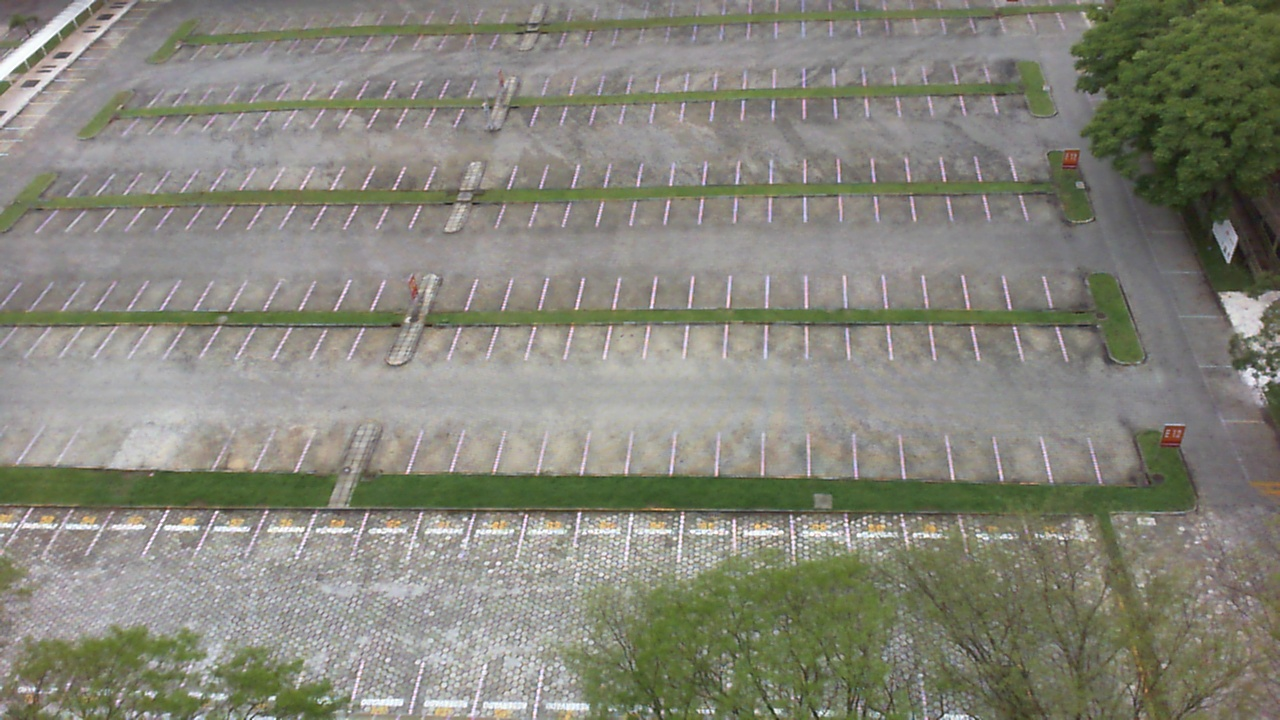
#> input picture data/samples/cloudy_2012-10-12_08_52_37.jpg, 1280 x 720 px
$ python -i features.py   (imports and definitions only)   (older library calls are emulated)
#> lines starting #> are read from the running program, lines starting #| are printed output that depends on the picture
# features.py - Feature Extraction
"""
Extract numerical features from parking slot images for occupancy estimation.

Functions:
    compute_edge_density()        - ρ_e: Canny edge pixels / total pixels
    compute_foreground_ratio()    - ρ_f: white pixels / total pixels
    compute_gradient_magnitude()  - ḡ: mean Sobel gradient magnitude
    compute_local_variance()      - σ²: variance of pixel intensities
    compute_largest_component()   - α: largest connected component / total
    compute_intensity_std()       - σ_I: standard deviation of intensities
    compute_otsu_separability()   - η: Otsu between-class variance ratio
    compute_mean_saturation()     - S̄: mean saturation in HSV
    extract_all_features()        - All 8 features for a single slot
    compute_fisher_ratio()        - Fisher discriminant ratio per feature

Theory:
    Features convert visual information into numbers for thresholding.
    All features are AREA-NORMALISED so they are comparable across slots.

    The physical signal we exploit:

        EMPTY SLOT                     OCCUPIED SLOT
        ─────────────────────          ─────────────────────
        Homogeneous asphalt            Heterogeneous surfaces
        Very few edges                 Dense structured edges
        Low intensity variance         High intensity variance
        Low gradient energy            High gradient energy
        Low saturation (grey)          Often saturated colour
        No large coherent blob         One large coherent blob

    EDGE DENSITY is the single strongest discriminator.
    A car is an edge factory; asphalt is not.

    Feature vector per slot:
        f_i = [ρ_e, ρ_f, ḡ, σ², α, σ_I, η, S̄]
    All normalised to [0, 1] range for weighted scoring.
"""

import cv2
import numpy as np


def compute_edge_density(gray_image, low=50, high=150, mask=None):
    """
    Compute fraction of edge pixels using Canny edge detection.

    Parameters
    ----------
    gray_image : np.ndarray
        Preprocessed grayscale image.
    low : int
        Canny lower hysteresis threshold.
    high : int
        Canny upper hysteresis threshold.
    mask : np.ndarray or None
        Binary mask to restrict computation to ROI.

    Returns
    -------
    density : float
        Edge pixel count / total pixel count (0.0 to 1.0).
    edges : np.ndarray
        Canny edge image.

    Notes
    -----
    Canny edge detection steps:
        1. Gaussian smooth (already done in preprocessing)
        2. Sobel gradients → magnitude + direction
        3. Non-maximum suppression (thin to 1-pixel ridges)
        4. Double thresholding + hysteresis:
           - Strong edges (> high): definitely edges
           - Weak edges (low < x < high): edges only if connected to strong
           - Below low: rejected

    Why Canny and not just Sobel:
    - Canny produces THIN edges (1 pixel wide) → cleaner density
    - Hysteresis links weak vehicle contours to strong ones
    - Noise edges (below low) are cleanly rejected
    """
    edges = cv2.Canny(gray_image, low, high)

    if mask is not None:
        edges = cv2.bitwise_and(edges, mask)
        total_pixels = cv2.countNonZero(mask)
    else:
        total_pixels = gray_image.size

    if total_pixels == 0:
        return 0.0, edges

    edge_pixels = cv2.countNonZero(edges)
    density = edge_pixels / total_pixels

    return density, edges


# [406 lines left out: functions compute_foreground_ratio, compute_gradient_magnitude, compute_local_variance, compute_largest_component, compute_intensity_std, compute_otsu_separability and 3 more, not called in this run]

>>> import cv2
>>> picture = cv2.imread('../data/samples/cloudy_2012-10-12_08_52_37.jpg', cv2.IMREAD_GRAYSCALE)
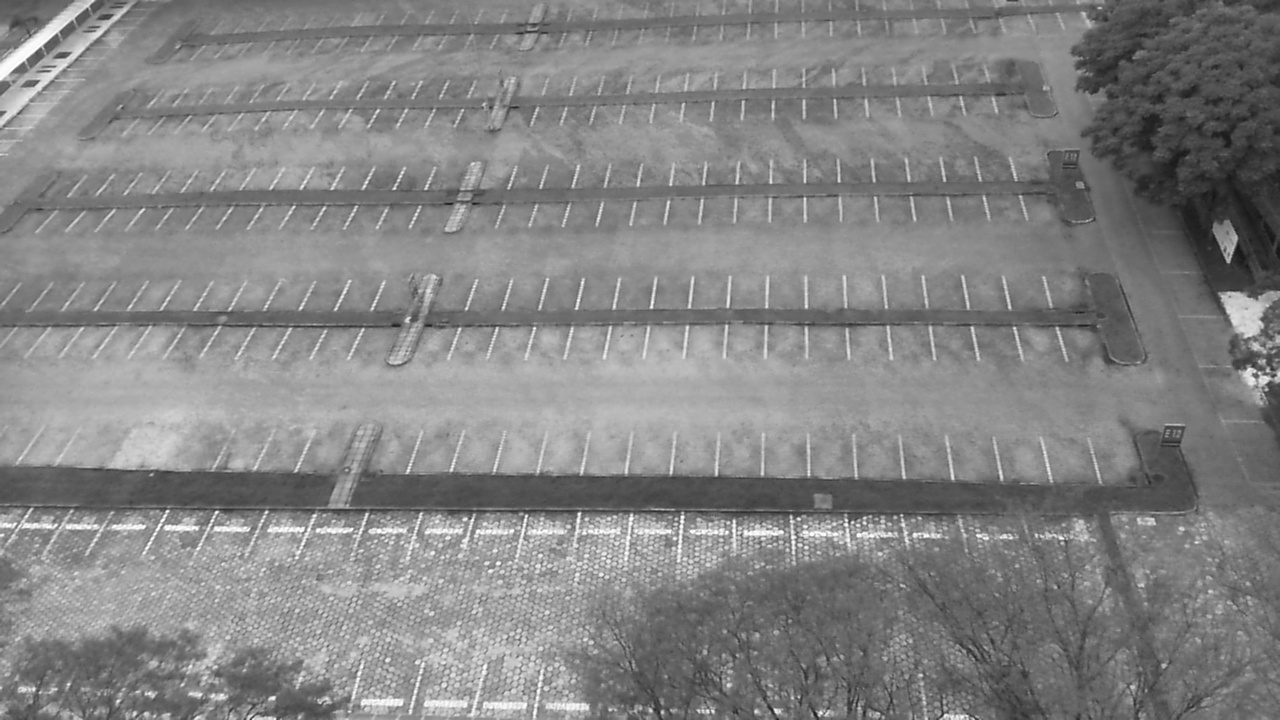
#> picture: shape (720, 1280); min 20, max 255, mean 132.2
>>> result = compute_edge_density(picture)
#> in compute_edge_density, `edges = cv2.Canny(gray_image, low, high)`:
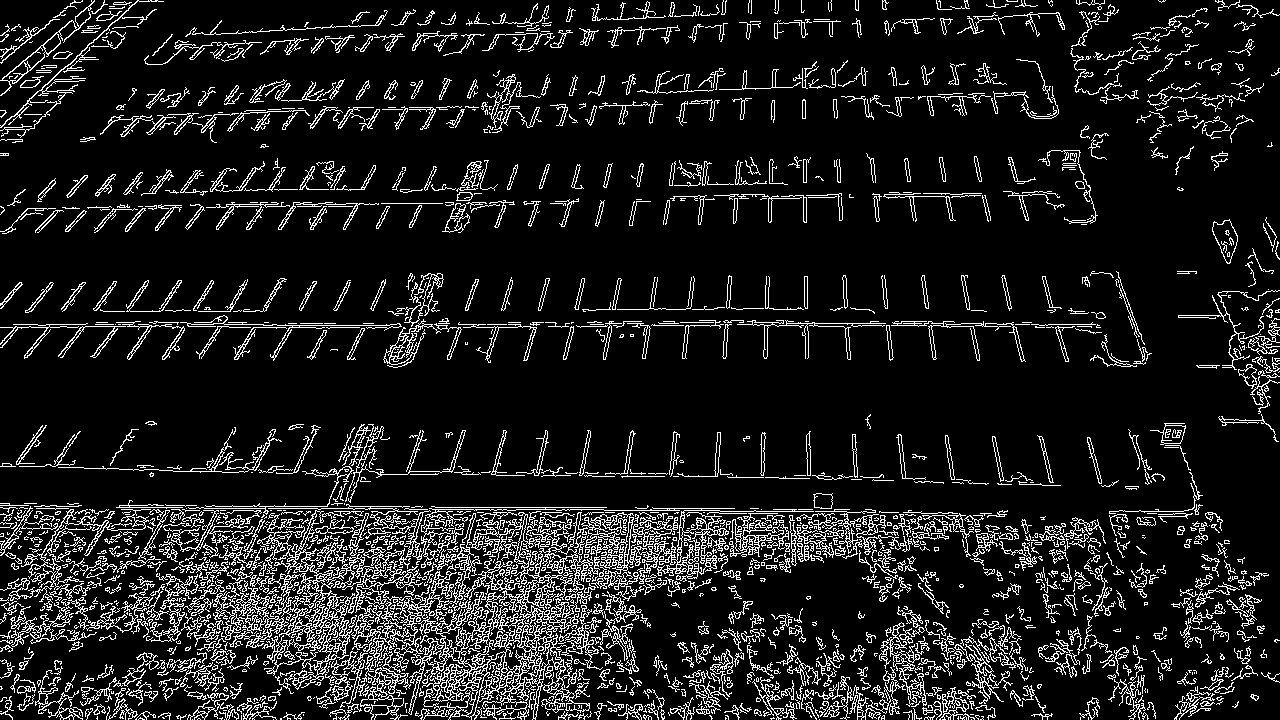
#> edges: shape (720, 1280); 11.2% white in thin lines or dots
#> in compute_edge_density, `edge_pixels = cv2.countNonZero(edges)`: edge_pixels = 103619
#> in compute_edge_density, `density = edge_pixels / total_pixels`: density = 0.112

$ run again, on data/samples/cloudy_2012-10-13_11_48_48.jpg
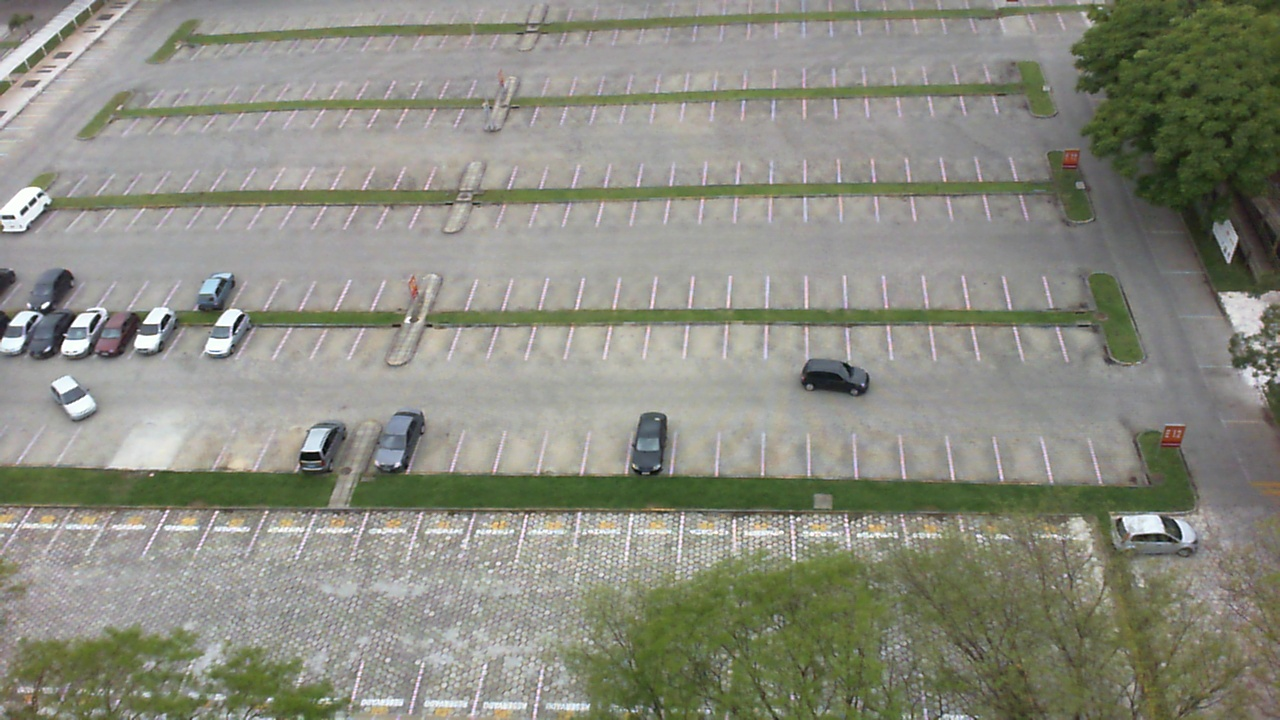
#> input picture data/samples/cloudy_2012-10-13_11_48_48.jpg, 1280 x 720 px
#> `picture = cv2.imread('../data/samples/cloudy_2012-10-12_08_52_37.jpg',..`:
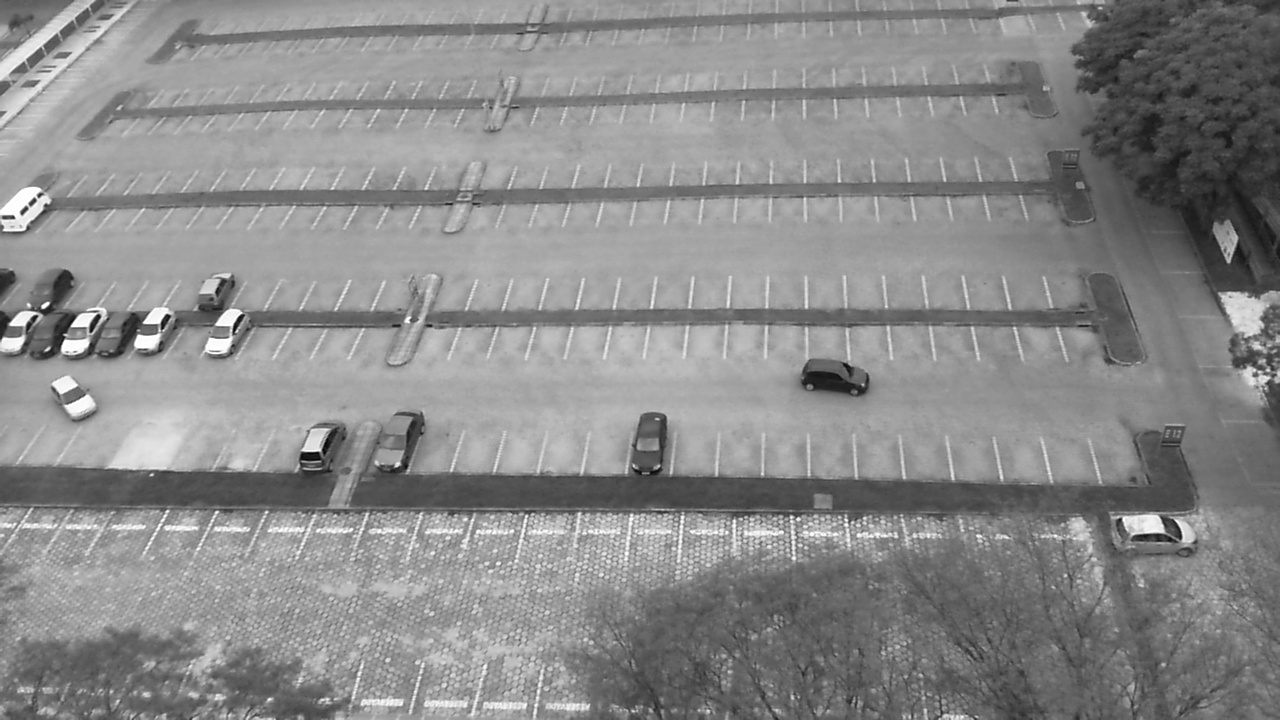
#> picture: shape (720, 1280); min 0, max 255, mean 138
#> in compute_edge_density, `edges = cv2.Canny(gray_image, low, high)`:
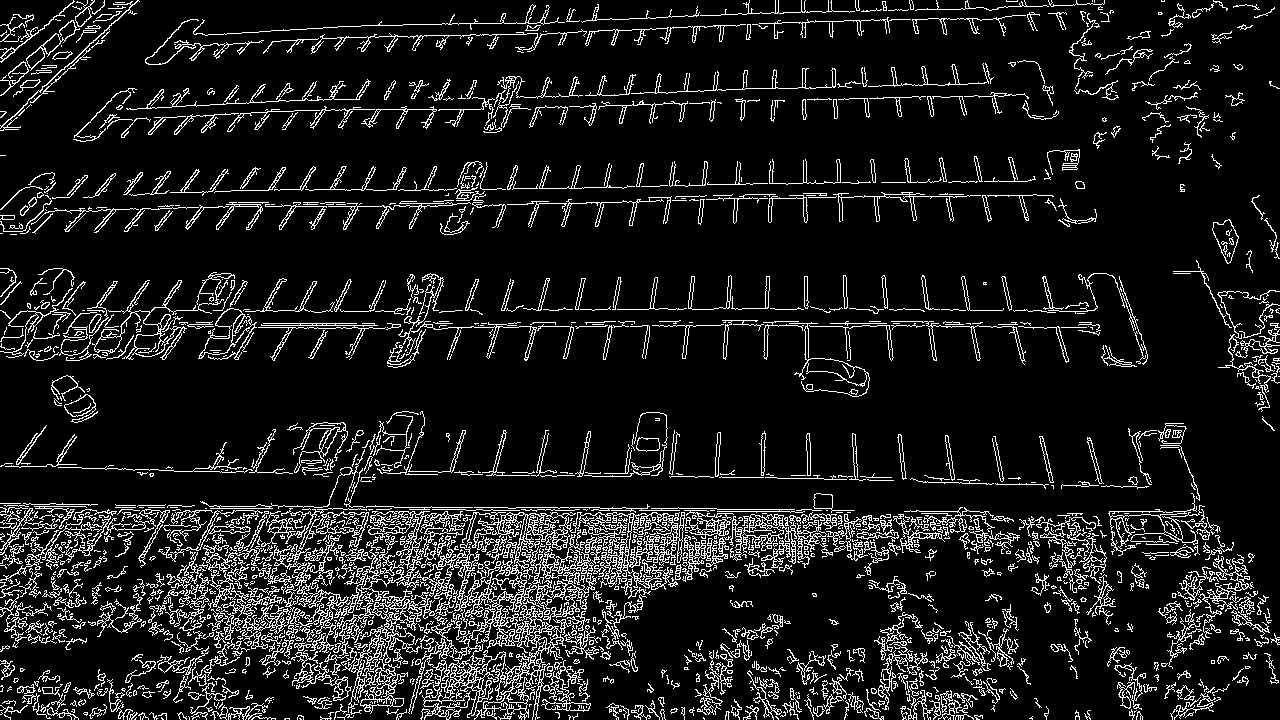
#> edges: shape (720, 1280); 10.7% white in thin lines or dots
#> edge_pixels = 98910
#> density = 0.107

$ run again, on data/samples/cloudy_2012-10-16_17_53_55.jpg
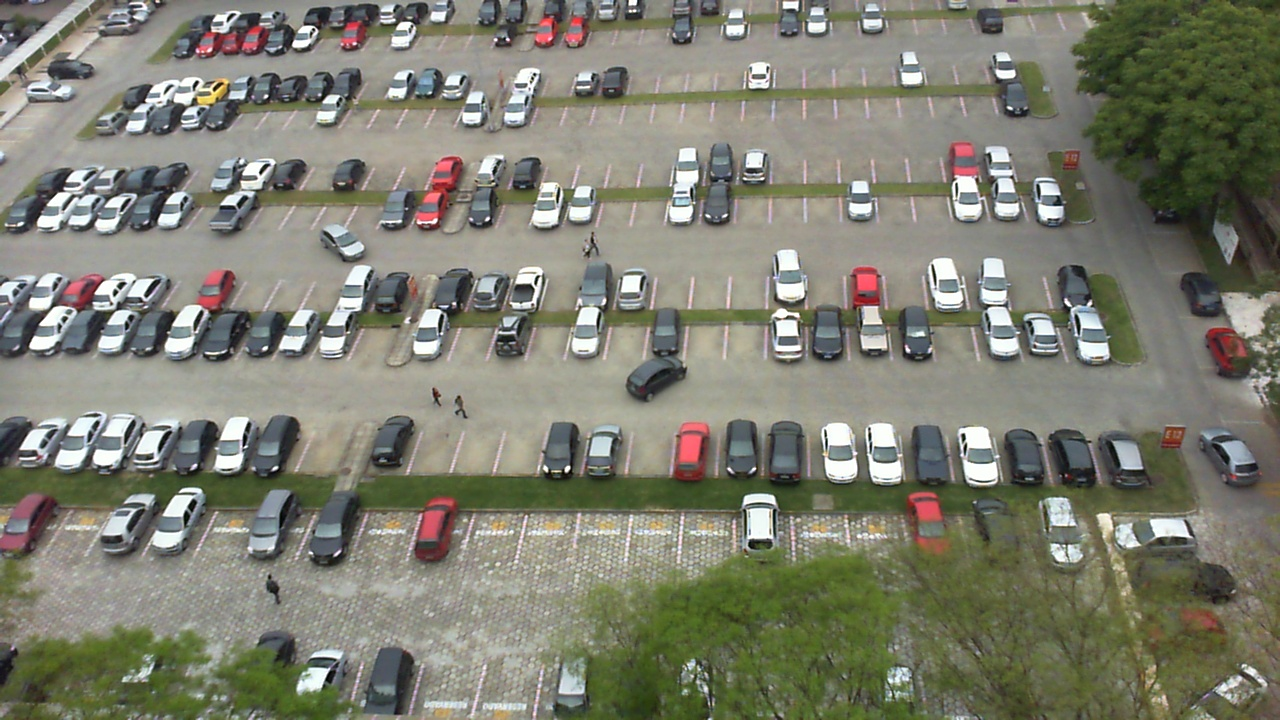
#> input picture data/samples/cloudy_2012-10-16_17_53_55.jpg, 1280 x 720 px
#> `picture = cv2.imread('../data/samples/cloudy_2012-10-12_08_52_37.jpg',..`:
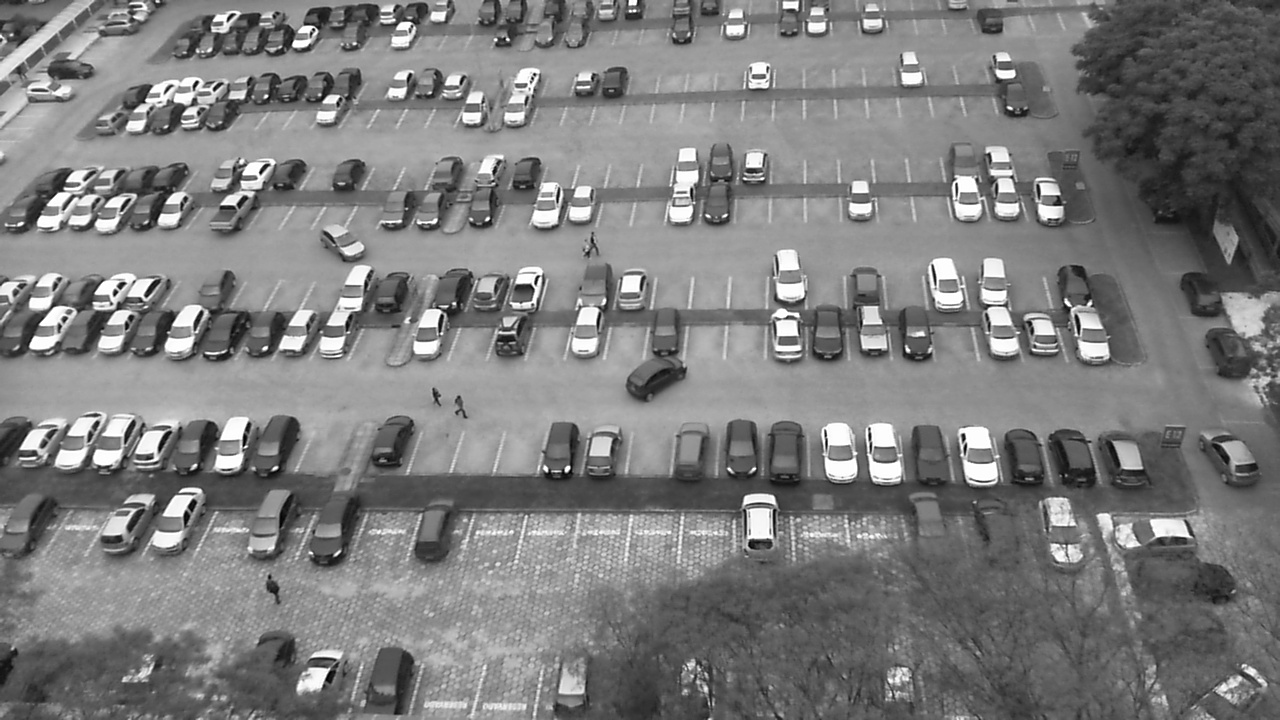
#> picture: shape (720, 1280); min 0, max 255, mean 125
#> in compute_edge_density, `edges = cv2.Canny(gray_image, low, high)`:
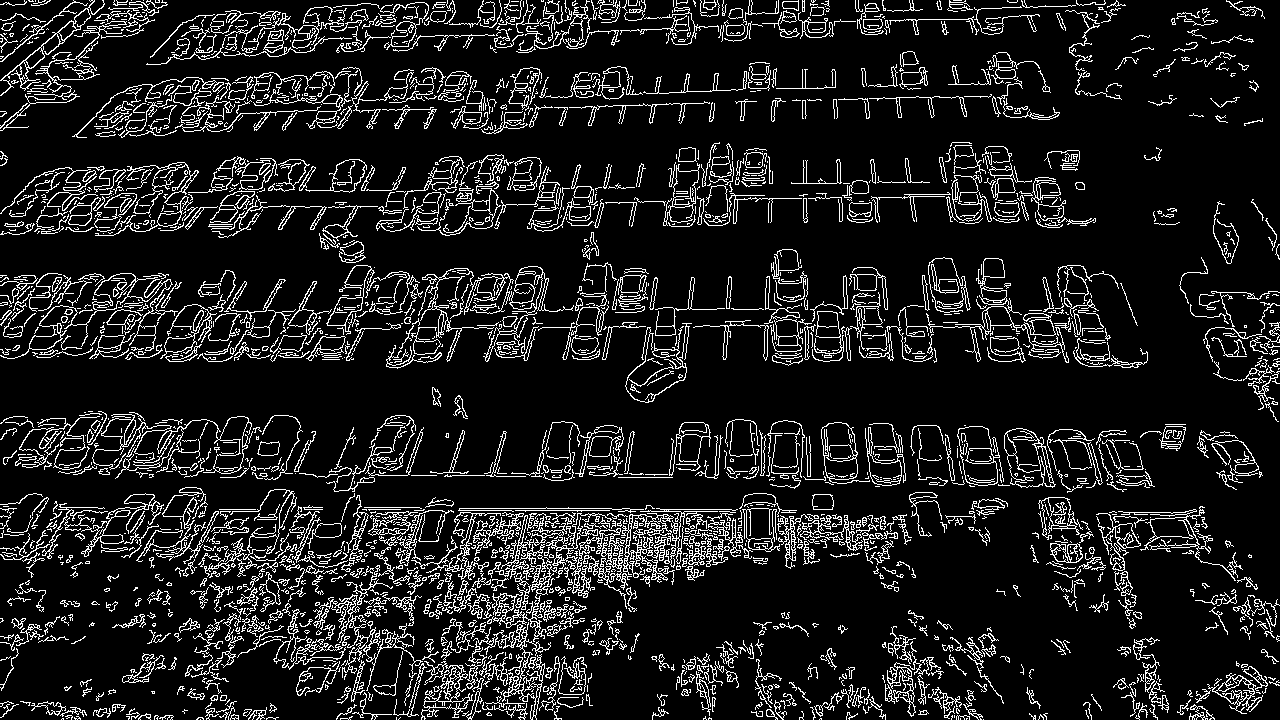
#> edges: shape (720, 1280); 11.5% white in thin lines or dots
#> edge_pixels = 106245
#> density = 0.115
